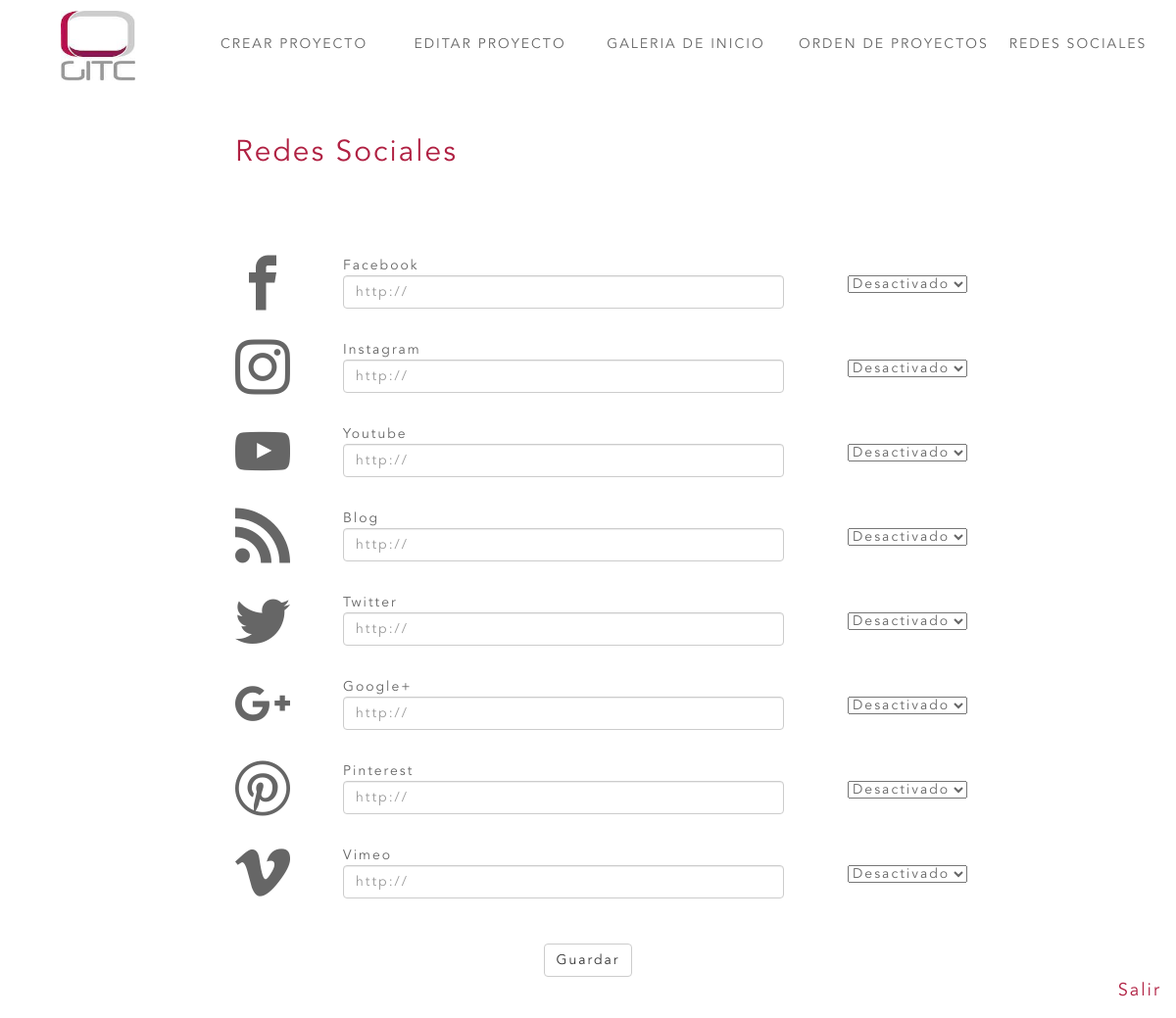
The page /redes.php (signed in) on the database its author committed.
### tables this page shows
CREATE TABLE IF NOT EXISTS `redes` (
  `id` int(11) NOT NULL AUTO_INCREMENT,
  `nombre` varchar(50) NOT NULL,
  `link` varchar(200) NOT NULL,
  `icono` varchar(50) NOT NULL,
  `color` varchar(10) NOT NULL,
  `estado` int(11) NOT NULL,
  PRIMARY KEY (`id`)
);

### redes.php (the view, shortened to what this page needs)
<!DOCTYPE html>
<html>
<head>
	<?php
		include("top-manager.php");
	?>
	<section id="redes">
		<form action="actualizar_redes.php" method="POST">
			<h2>Redes Sociales</h2>
		<?php
		include("coneccion.php");
		$query1="SELECT * FROM redes";
		$res1=mysqli_query($link, $query1);
		while($redes=mysqli_fetch_assoc($res1)){
			$id=$redes['id'];
			$nombre=$redes['nombre'];
			$link=$redes['link'];
			$icono=$redes['icono'];
			$estado=$redes['estado'];
			$color=$redes['color'];
			echo 	"<div class='row red'>
						<div class='col-sm-2'>
							<span class='".$icono."' onMouseOver='this.style.color=".$color."' onMouseOut='this.style.color=#666'></span>
						</div>
						<div class='col-sm-8'>
							<div class='row'>".$nombre."</div>
							<div class='row'><input type='text' class='form-control input-text' placeholder='http://' name='red".$id."' value='".$link."'></div>
						</div>
						<div class='col-sm-2'>
							<select name='redop".$id."' id=''>";
			if($estado==1){
				echo 	"<option value='1' selected>Activado</option>
						<option value='0'>Desactivado</option>
							</select>
						</div>
					</div>";
			}else{
				echo 	"<option value='1'>Activado</option>
						<option value='0' selected>Desactivado</option>
							</select>
						</div>
					</div>";
			}
		};
		?>
			<center>
				<input type="submit" value="Guardar" class="btn btn-default" id="guardarRedes">
			</center>
		</form>
	</section>
</body>
</html>

### css/style.css (style rules this page uses)
html, body { width: 100%; height: 100%; }
* { font-family:'Avenir LT Std 45 Book'; font-weight: normal; font-style: normal; letter-spacing: 2px; color:#666; }
h2 { color: rgba(176,32,66,1); padding-bottom: 2em; }
@media only screen and (min-width : 768px) { #redes, #mod_orden { width: 60%; margin:0 auto; margin-top: 10em; } }
@media only screen and (min-width : 768px) { #redes span { font-size: 4em; } }
@media only screen and (min-width : 768px) { #redes form .input-text { width: 90%; } }
@media only screen and (min-width : 768px) { #redes form select { margin-top:20px; } }
@media only screen and (min-width : 768px) { .red { margin-top: 2em; } }
@media only screen and (min-width : 768px) { #guardarRedes { margin-top:3em; margin-bottom: 3em; } }

### rows shown on the page
redes: nombre "Facebook", redop1 "Desactivado"
redes: nombre "Instagram", redop2 "Desactivado"
redes: nombre "Youtube", redop3 "Desactivado"
redes: nombre "Blog", redop4 "Desactivado"
redes: nombre "Twitter", redop5 "Desactivado"
redes: nombre "Google+", redop6 "Desactivado"
redes: nombre "Pinterest", redop7 "Desactivado"
redes: nombre "Vimeo", redop8 "Desactivado"
